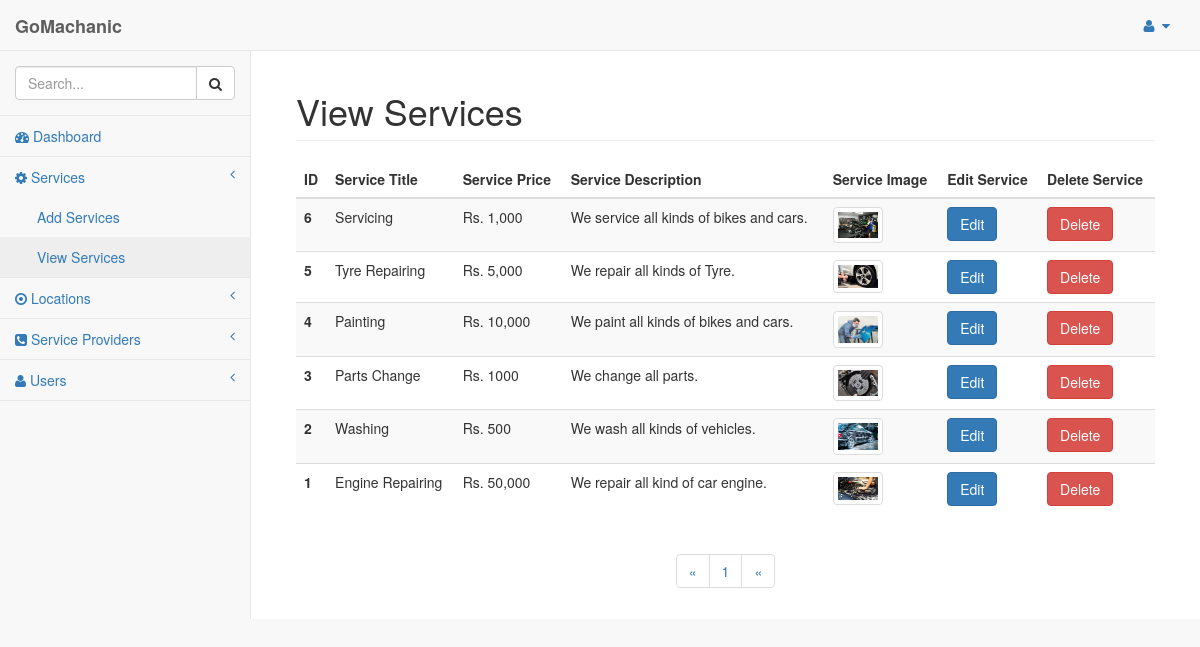
Page /admin/index.php?page=services-view (signed in) on the committed database.
### tables this page shows
CREATE TABLE `tbl_services` (
  `id` int(12) NOT NULL,
  `service_title` varchar(250) NOT NULL,
  `service_price` varchar(255) NOT NULL,
  `service_desc` varchar(1000) NOT NULL,
  `service_img` varchar(250) NOT NULL
);

### includes/functions.php (called while the page is built, shortened)
<?php
class database {
	var $con;
	var $hostname   =   'localhost';
	var $username   =   'root';
	var $password   =   '';
	var $database   =   'gomachanic';
	function __construct() {
		$this->con =new mysqli($this->hostname,$this->username,$this->password,$this->database);
	}
	function sd_view_services() {
		$sql="SELECT * FROM tbl_services ORDER BY id DESC";
		$res=$this->con->query($sql);
		return $res;
	}
	function admin_services_pagination() {
		$sql = "SELECT count(id) FROM tbl_services";
		$res = $this->con->query($sql);
		$row = $res->num_rows;
		return $row;
	}
}
?>

### admin/services-view.php (the view, shortened to what this page needs)
<?php
$obj = new database();
$services=$obj->sd_view_services();
$service_pagination=$obj->admin_services_pagination();
?>
                    <div class="col-lg-12">
                        <h1 class="page-header">View Services</h1>
                    </div>
                </div>
                <table class="table table-striped">
					<thead>
				    	<tr>
					      	<th scope="col">ID</th>
					      	<th scope="col">Service Title</th>
					      	<th scope="col">Service Price</th>
					      	<th scope="col">Service Description</th>
					      	<th scope="col">Service Image</th>
					      	<th scope="col">Edit Service</th>
					      	<th scope="col">Delete Service</th>
				    	</tr>
				  	</thead>
					<tbody>
						<?php
							$limit = 3;
							if(isset($_GET['pages'])) {
								$pages = $_GET['pages'] - 1;
								$offset = $pages * $limit;
							}
							else {
								$pages = 0;
							}
							$total_rows = $service_pagination;
							if($total_rows > $limit ) {
								$num_of_pages =  ceil($total_rows / $limit);
							}
							else {
								$pages = 1;
								$num_of_pages = 1;
							}
							while ($row=$services->fetch_assoc()) {
						?>
				    	<tr>
					      	<th scope="row"><?php echo $row['id']; ?></th>
					      	<td><?php echo $row['service_title']; ?></td>
					      	<td><?php echo $row['service_price']; ?></td>
					      	<td><?php echo $row['service_desc']; ?></td>
					      	<td><img src="../uploads/<?php echo $row['service_img']; ?>" alt="<?php echo $row['service_title']; ?>" class="img-thumbnail" width="50px" height="50px"></td>
					      	<td><a href="index.php?page=services-edit&id=<?php echo $row['id']; ?>" class="btn btn-primary"> Edit</a></td>
					      	<td><a href="javascript:void(0);" class="btn btn-danger" onclick="
								if(confirm('Are you sure to delete this record'))
								window.location='index.php?page=services-view&did=<?php echo $row['id']; ?>';"> Delete</a></td>
				    	</tr>
				    	<?php
				    		}
				    ?>
				 	</tbody>
				</table>
			<div class="row">
				<div class="col-md-12">
					<div class="product-pagination text-center">
						<nav aria-label="Page navigation example">
						  <ul class="pagination">
						  	<li>
						  		<?php
						  			if($pages) {
						  				echo "<a href='#' aria-label='Previous'><span aria-label='hidden='true>&laquo;</span>";
						  			}
						  		?></a>
						  	</li>
						  	<li>
						  		<?php
						  			for ($i=1;$i<=$num_of_pages;$i++) {
						  				echo "<a href='index.php?page=service-view?pages=$i'>1</a></li>";
						  			}
						  		?>
						  	<li>
						  		<?php
						  			if(($pages + 1) != $num_of_pages) {
						  				echo "<a href='#' aria-label='Next'><span aria-label='hidden='true>&laquo;</span>";
						  			}
						  		?>
						  	</a>
						  	</li>
						</nav>
					</div>
				</div>
			</div>
            </div>
        </div>

### rows in the picture
tbl_services: id "6", service_title "Servicing", service_price "Rs. 1,000", service_desc "We service all kinds of bikes and cars.", service_img (picture)
tbl_services: id "5", service_title "Tyre Repairing", service_price "Rs. 5,000", service_desc "We repair all kinds of Tyre.", service_img (picture)
tbl_services: id "4", service_title "Painting", service_price "Rs. 10,000", service_desc "We paint all kinds of bikes and cars.", service_img (picture)
tbl_services: id "3", service_title "Parts Change", service_price "Rs. 1000", service_desc "We change all parts.", service_img (picture)
tbl_services: id "2", service_title "Washing", service_price "Rs. 500", service_desc "We wash all kinds of vehicles.", service_img (picture)
tbl_services: id "1", service_title "Engine Repairing", service_price "Rs. 50,000", service_desc "We repair all kind of car engine.", service_img (picture)
